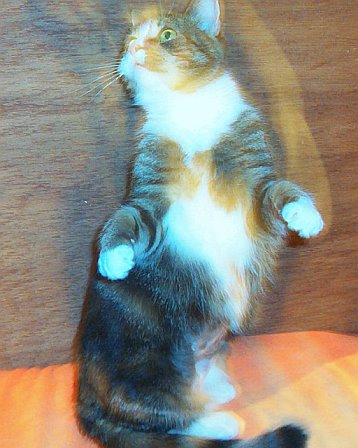
#> input picture PetImages/Cat/10011.jpg, 358 x 448 px; its folder holds 4 pictures in this run
$ jupyter execute --allow-errors SCT_ML_3.ipynb
#> lines starting #> are read from the running program, lines starting #| are printed output that depends on the picture
[cell 1]
import os
import numpy as np
from PIL import Image
from sklearn.model_selection import train_test_split
from sklearn.svm import SVC
from sklearn.metrics import classification_report, accuracy_score
from sklearn.preprocessing import StandardScaler
import warnings
warnings.filterwarnings('ignore')

def prepare_data_pil(base_path, img_size=(64, 64)):
#> called with base_path = 'PetImages', img_size = (64, 64)
    data = []
    labels = []
    categories = {'Cat': 0, 'Dog': 1}

    for category, label in categories.items():
        folder_path = os.path.join(base_path, category)
        print(f"Loading {category} images...")

        if not os.path.exists(folder_path):
            print(f"Directory {folder_path} not found!")
            continue

        for filename in os.listdir(folder_path):
            if not filename.lower().endswith(('.png', '.jpg', '.jpeg')):
                continue

            try:
                img_path = os.path.join(folder_path, filename)
                # Open image using PIL
                with Image.open(img_path) as img:
                    # Convert to RGB (removes alpha channel if present)
#> img is the input picture: PIL image 358x448 RGB; mean R, G, B 142.7, 140.1, 127.9
                    img = img.convert('RGB')
                    # Resize
                    img = img.resize(img_size)
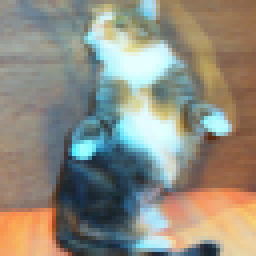
#> img: PIL image 64x64 RGB (shown 4 times larger); mean R, G, B 142.7, 140.1, 127.8
                    # Convert to numpy array and flatten
                    data.append(np.array(img).flatten())
                    labels.append(label)
            except Exception:
                continue

    return np.array(data), np.array(labels)

# 1. Load Data
X, y = prepare_data_pil('PetImages')

# 2. Split
X_train, X_test, y_train, y_test = train_test_split(X, y, test_size=0.2, random_state=42)

# 3. Scale
scaler = StandardScaler()
X_train = scaler.fit_transform(X_train)
X_test = scaler.transform(X_test)

# 4. Train
model = SVC(kernel='rbf', C=1.0)
print("Training...")
#> (the rest of this cell did not finish here and is left out)

[cell 2]
import numpy as np
from PIL import Image

def predict_pet(image_path, model_pipeline):
#> called with image_path = 'image.png'
    try:
        with Image.open(image_path) as img:
            # 1. Convert to RGB (to get 3 channels: 12288 features)
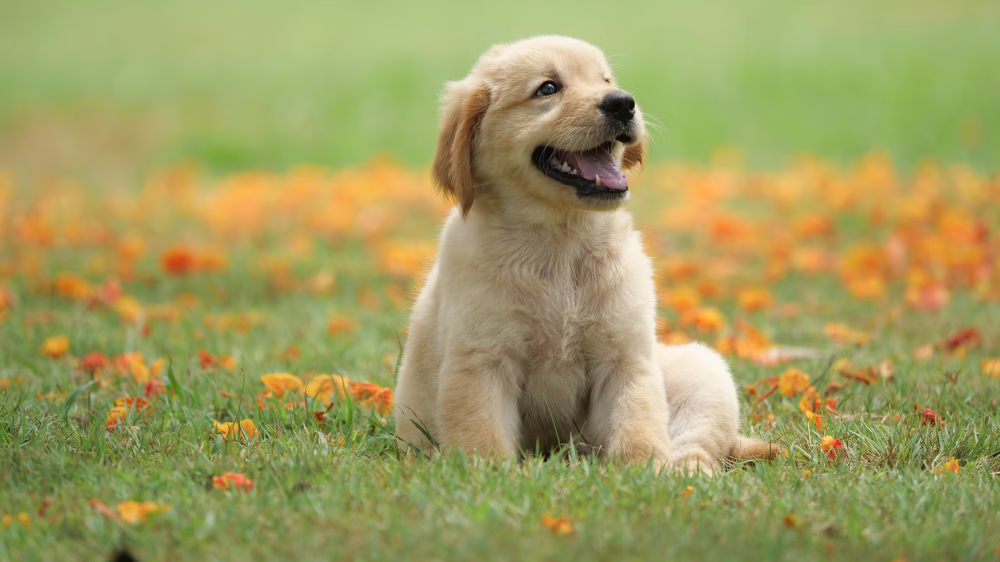
#> input picture image.png, 1999 x 1124 px (shown at 1/2 size)
#> img is the input picture: PIL image 1999x1124 RGB; mean R, G, B 160.3, 156.3, 95.9
            img = img.convert('RGB')

            # 2. Resize to 64x64 (must match training size)
            img = img.resize((64, 64))
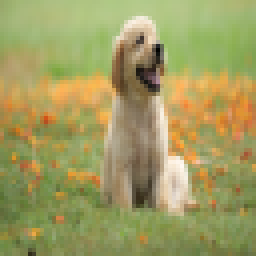
#> img: PIL image 64x64 RGB (shown 4 times larger); mean R, G, B 160.3, 156.3, 95.9

            # 3. Convert to numpy array and flatten
            # This will result in 64 * 64 * 3 = 12288 features
            img_array = np.array(img).flatten().reshape(1, -1)


        prediction = model_pipeline.predict(img_array)
        result = "Dog" if prediction[0] == 1 else "Cat"

        return result

    except Exception as e:
        return f"Error processing image: {e}"

# --- TEST ---
test_image = "image.png"
print(f"The model predicts: {predict_pet(test_image, model)}")
